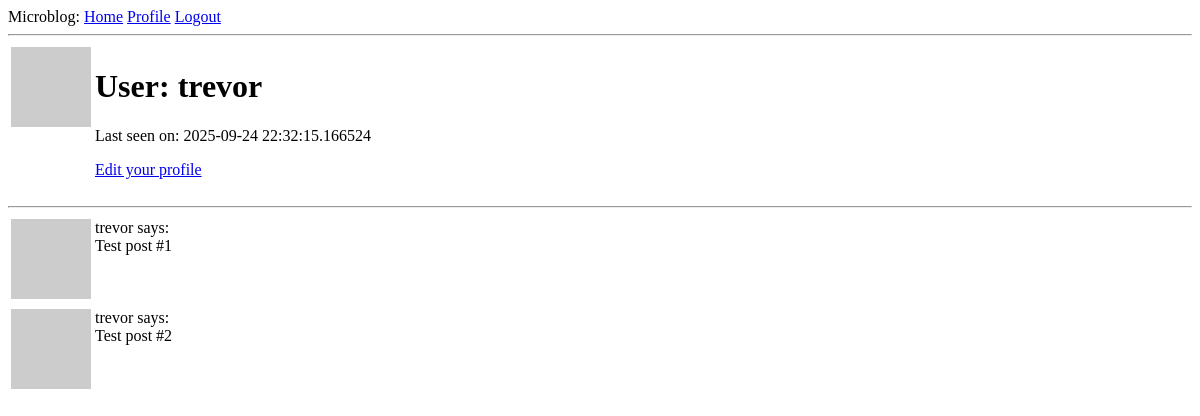
/user/trevor (signed in), run on an earlier commit of the app's database.
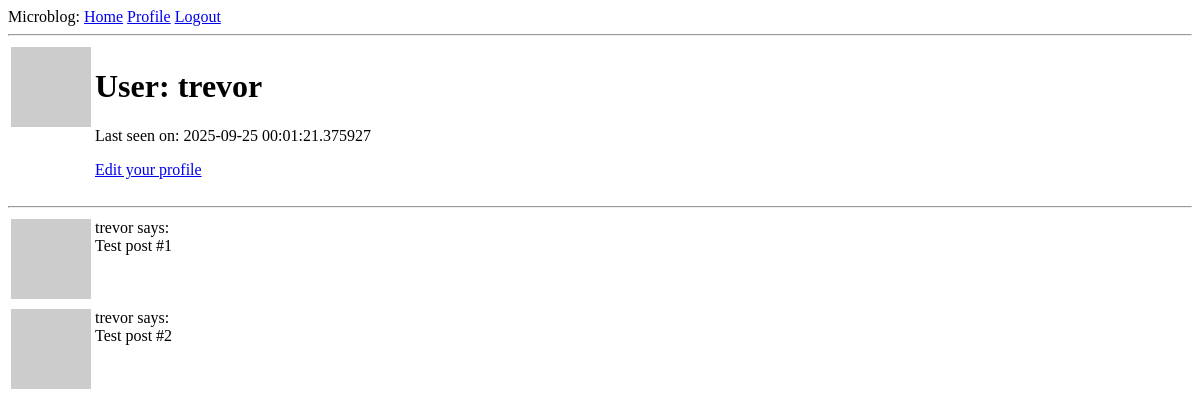
And on a later commit of the database.
### app/models.py (models this page shows, shortened)
class User(UserMixin, db.Model):
    id: so.Mapped[int] = so.mapped_column(primary_key=True)
    username: so.Mapped[str] = so.mapped_column(sa.String(64), index=True, unique=True)
    email: so.Mapped[str] = so.mapped_column(sa.String(120), index=True, unique=True)
    password_hash: so.Mapped[Optional[str]] = so.mapped_column(sa.String(256))
    posts: so.WriteOnlyMapped["Post"] = so.relationship(back_populates="author")
    about_me: so.Mapped[Optional[str]] = so.mapped_column(sa.String(140))
    last_seen: so.Mapped[Optional[datetime]] = so.mapped_column(
        default=lambda: datetime.now(timezone.utc)
    )
    def avatar(self, size):
        digest = md5(self.email.lower().encode("utf-8")).hexdigest()
        return f"https://www.gravatar.com/avatar/{digest}?d=identicon&s={size}"

### app/routes.py (the view)
@app.route("/user/<username>")
@login_required
def user(username):
    user = db.first_or_404(sa.select(User).where(User.username == username))
    posts = [
        {"author": user, "body": "Test post #1"},
        {"author": user, "body": "Test post #2"},
    ]
    return render_template("user.html", user=user, posts=posts)

### app/models.py (called while the page is built)
@login.user_loader
def load_user(id):
    return db.session.get(User, int(id))

### app/routes.py (called while the page is built)
@app.before_request
def before_request():
    if current_user.is_authenticated:
        current_user.last_seen = datetime.now(timezone.utc)
        db.session.commit()

### app/templates/user.html (shortened to what this page needs)
{% extends "base.html" %} {% block content %}
<table>
  <tr valign="top">
    <td><img src="{{ user.avatar(128) }}" alt="sucks to suck" /></td>
    <td>
      <h1>User: {{ user.username }}</h1>
       {% if user.last_seen %}
      <p>Last seen on: {{ user.last_seen }}</p>
      {% endif %} {% if user == current_user %}
      <p><a href="{{ url_for('edit_profile' )}}">Edit your profile</a></p>
      {% endif %}
    </td>
  </tr>
</table>
<hr />
{% for post in posts %} {% include "_post.html" %} {% endfor %} {% endblock %}

### app/templates/base.html (shortened to what this page needs)
<!doctype html>
<html>
  <head>
  </head>
  <body>
    <div>
      Microblog:
      <a href="{{ url_for('index')}}">Home</a>
      {% if current_user.is_anonymous %}
      <a href="{{ url_for('login')}}">Login</a>
      {% else %}
      <a href="{{ url_for('user', username=current_user.username)}}">Profile</a>
      <a href="{{ url_for('logout')}}">Logout</a>
      {% endif %}
    </div>
    <hr />
     {% block content %}{% endblock %}
  </body>
</html>

### app/templates/_post.html
<table>
  <tr valign="top">
    <td><img src="{{ post.author.avatar(36) }}" alt="" /></td>
    <td>{{ post.author.username }} says: <br />{{ post.body }}</td>
  </tr>
</table>

What changed in the data, as far as the page shows it:
changed User "trevor": last_seen "2025-09-24 22:32:15.166524" → "2025-09-25 00:01:21.375927"
